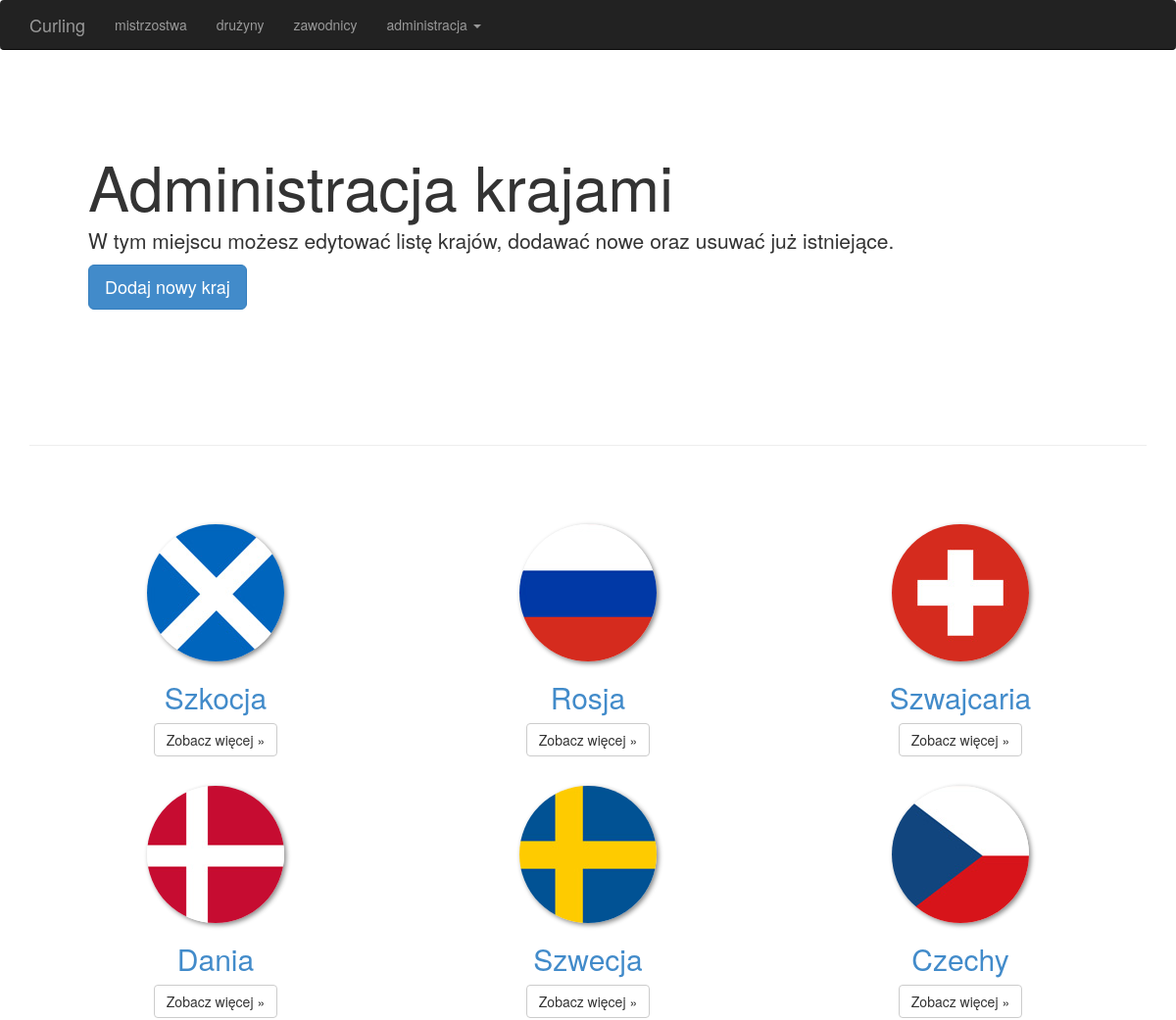
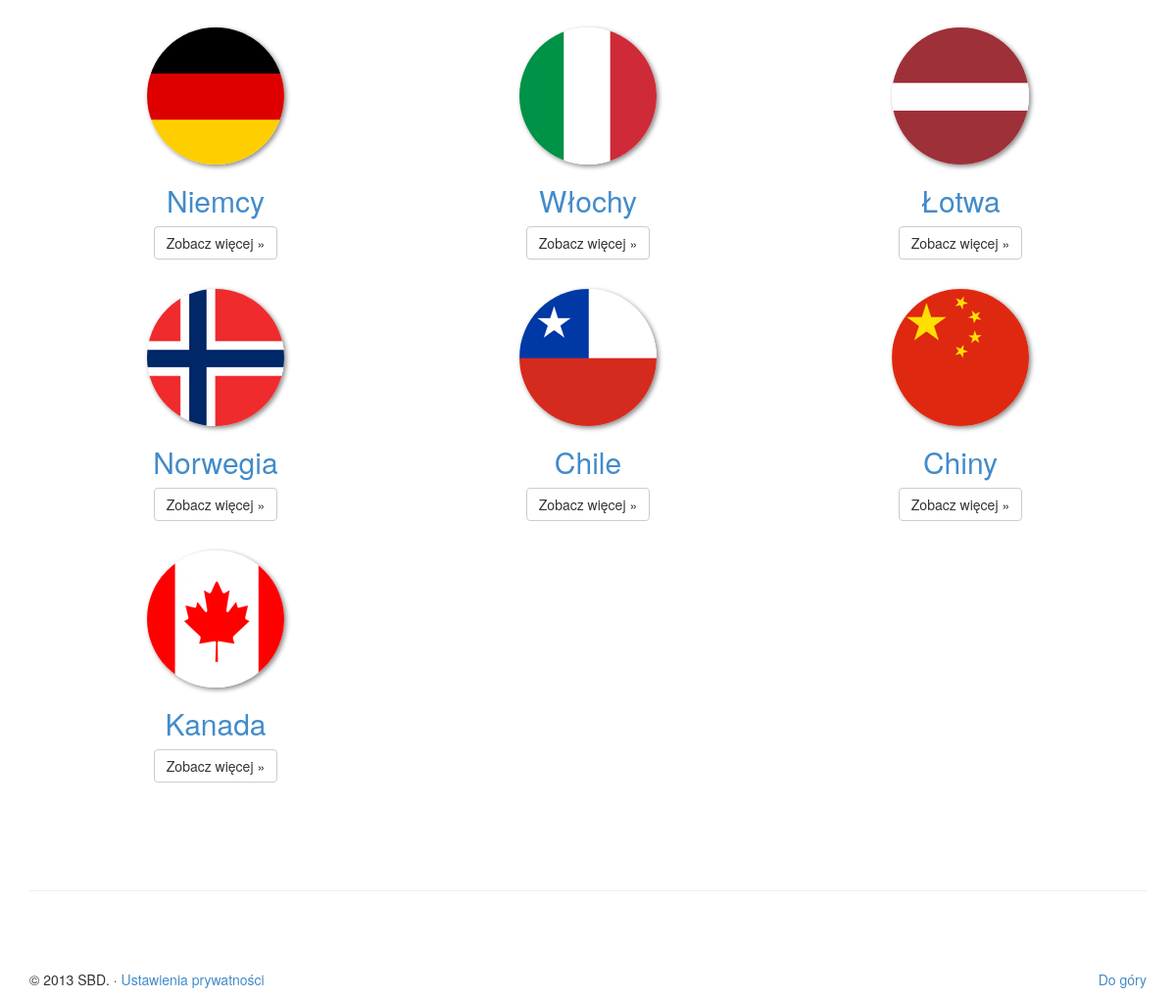
Page /admin-countries.php on the committed database (2 pictures, top to bottom).
### tables this page shows
CREATE TABLE IF NOT EXISTS `kraj` (
  `id_kraj` int(11) NOT NULL AUTO_INCREMENT,
  `nazwa` varchar(45) NOT NULL,
  `img` varchar(265) DEFAULT NULL,
  `akronym` varchar(3) DEFAULT NULL,
  PRIMARY KEY (`id_kraj`)
);

### class.Baza.php (called while the page is built, shortened)
<?php
class Baza
{
	function __construct($dbms, $host, $database, $port, $username, $password)
	{
		try {
			$this->pdo = new PDO($dbms.':host='.$host.';dbname='.$database.';port='.
			  $port, $username, $password, array(PDO::MYSQL_ATTR_INIT_COMMAND => "SET NAMES utf8"));
		}
		catch(PDOException $e) {
			echo 'Połączenie nie mogło zostać utworzone:<br> ' . $e->getMessage();
		}
	}
}
?>

### class.Country.php (the view, shortened to what this page needs)
<?php
class Country extends Baza {
    function getCountries() {
        $stmt = $this->pdo->query('select * from kraj');
        $rows = $stmt->fetchAll(PDO::FETCH_ASSOC);
        return $rows;
    }
	function showCountries($list) {
		foreach ($list as $key => $value) {
			echo '
					<div class="col-lg-4">
						<img src="'.$value['img'].'" style="width: 140px; height: 140px;" class="img-circle" data-src="holder.js/140x140" alt="140x140">
						<h2><a href="?id_country='.$value['id_kraj'].'&action=edit">'.$value['nazwa'].'</a></h2>
						<p></p>
			';
				echo '
						<p><a class="btn btn-default" href="?id_country='.$value['id_kraj'].'&action=edit" role="button">Zobacz więcej »</a></p>
				';
			echo '
					</div>
			';
		}
	}
}
?>

### view_func.php (shortened to what this page needs)
<?php
function show_header($title) {
echo '<!DOCTYPE html>
<html>
  <head>
    <title>'.$title.'</title>
    <meta name="viewport" content="width=device-width, initial-scale=1.0">
    <link href="css/bootstrap.min.css" rel="stylesheet">
	<link href="css/sbd.css" rel="stylesheet">
    <!--[if lt IE 9]>
      <script src="https://oss.maxcdn.com/libs/html5shiv/3.7.0/html5shiv.js"></script>
      <script src="https://oss.maxcdn.com/libs/respond.js/1.3.0/respond.min.js"></script>
    <![endif]-->
  </head>
  <body>
	<div class="navbar-wrapper">
		<div class="container">
			<div role="navigation" class="navbar navbar-inverse navbar-fixed-top">
				<div class="container">
					<div class="navbar-header">
						<button data-target=".navbar-collapse" data-toggle="collapse" class="navbar-toggle" type="button">
							<span class="sr-only">Toggle navigation</span>
							<span class="icon-bar"></span>
							<span class="icon-bar"></span>
							<span class="icon-bar"></span>
						</button>
						<a href="/sbd/" class="navbar-brand">Curling</a>
					</div>
					<div class="navbar-collapse collapse">
						<ul class="nav navbar-nav">
							<li><a href="games.php">mistrzostwa</a></li>
							<li><a href="team.php">drużyny</a></li>
							<li><a href="player.php">zawodnicy</a></li>
							<li class="dropdown">
								<a data-toggle="dropdown" class="dropdown-toggle" href="#">administracja <b class="caret"></b></a>
								<ul class="dropdown-menu">
									<li><a href="admin-games.php">Administracja zawodami / meczami</a></li>
									<li><a href="admin-teams.php">Administracja drużynami</a></li>
									<li><a href="admin-players.php">Administracja zawodnikami</a></li>
									<li><a href="admin-countries.php">Administracja krajami</a></li>
									<li class="divider"></li>
									<li class="dropdown-header">Szybki dostęp</li>
									<li><a href="admin-games.php">Dodaj mecz/wynik</a></li>
									<li><a href="admin-players.php?action=add">Dodaj zawodnika</a></li>
								</ul>
							</li>
						</ul>
					</div>
				</div>
			</div>
		</div>
	</div>
	<div class="container">
';
}
function show_footer() {
echo '
		<hr class="featurette-divider">
		<footer>
			<p class="pull-right"><a href="#">Do góry</a></p>
			<p>&copy; 2013 SBD. · <a href="#">Ustawienia prywatności</a></p>
		</footer>
	</div>
    <script src="https://code.jquery.com/jquery.js"></script>
    <script src="js/bootstrap.min.js"></script>
  </body>
</html>
';
}
?>

### admin-countries.php (shortened to what this page needs)
<?php
require('namespace.php');
$title = 'Admin the countries';
show_header($title);
@$action = htmlspecialchars($_GET["action"]);
@$id_country = htmlspecialchars($_GET["id_country"]);
@$confirm = htmlspecialchars($_GET["confirm"]);
if(empty($_POST) && empty($action)) {
?>
			<div class="jumbotron">
				<h1>Administracja krajami</h1>
				<p>W tym miejscu możesz edytować listę krajów, dodawać nowe oraz usuwać już istniejące.</p>
				<p><a href="?action=add" class="btn btn-primary btn-lg" role="button">Dodaj nowy kraj</a></p>
			</div>
			<hr class="featurette-divider">
<?php
}
?>
		<div class="marketing">
<?php
		$country = new Country($dbms, $host, $database, $port, $username, $password);
		if(empty($_POST)) {
			if($action == 'edit' && !empty($id_country)) {
				$countryData = $country->getCountryData($id_country);
				$country->showCountryForm($countryData);
			}
			elseif($action == 'add') {
				@$country->showCountryForm();
			}
			elseif($action == 'delete' &&  !empty($id_country)) {
				$country->confirmRemoveCountry($id_country, $confirm);
			}
			else {
				$countryList = $country->getCountries();
				$country->showCountries($countryList);
			}
		}
		else {
			$countryArr['nazwa'] = $_POST['countryName'];
			$countryArr['img'] = $_POST['countryFlag'];
			$countryArr['akronym'] = $_POST['countryAcronym'];
			$countryArr['id_kraj'] = $_POST['countryID'];
			$country->validate($countryArr);
		}
?>
		</div>
<?php
show_footer();
?>

### css/sbd.css (style rules this page uses)
.jumbotron { background-color: #fff; }
.featurette-divider { margin: 80px 0; }
.marketing { padding-left: 15px; padding-right: 15px; }
.marketing .col-lg-4 { margin-bottom: 20px; text-align: center; }
.marketing h2 { font-weight: normal; }
.marketing .col-lg-4 p { margin-left: 10px; margin-right: 10px; }
@media (min-width: 768px) { .marketing { padding-left: 0; padding-right: 0; } }
@media (min-width: 768px) { .navbar-wrapper { margin-top: 20px; } }
@media (min-width: 768px) { .navbar-wrapper .container { padding-left: 15px; padding-right: 15px; } }
@media (min-width: 768px) { .navbar-wrapper .navbar { padding-left: 0; padding-right: 0; } }
@media (min-width: 768px) { .navbar-wrapper .navbar { border-radius: 4px; } }
.img-circle { box-shadow: 2px 2px 5px #888888; }

### rows in the picture
kraj: img (picture), nazwa "Szkocja"
kraj: img (picture), nazwa "Rosja"
kraj: img (picture), nazwa "Szwajcaria"
kraj: img (picture), nazwa "Dania"
kraj: img (picture), nazwa "Szwecja"
kraj: img (picture), nazwa "Czechy"
kraj: img (picture), nazwa "Niemcy"
kraj: img (picture), nazwa "Włochy"
kraj: img (picture), nazwa "Łotwa"
kraj: img (picture), nazwa "Norwegia"
kraj: img (picture), nazwa "Chile"
kraj: img (picture), nazwa "Chiny"
kraj: img (picture), nazwa "Kanada"
